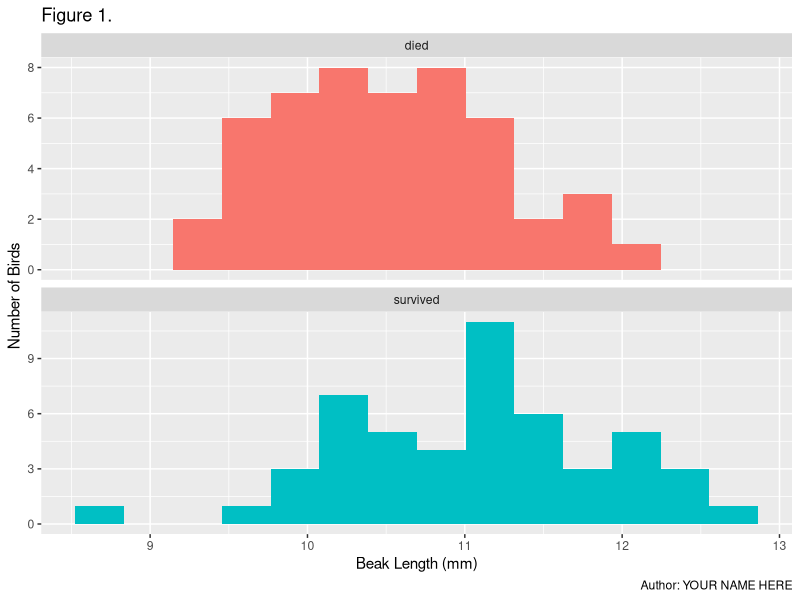
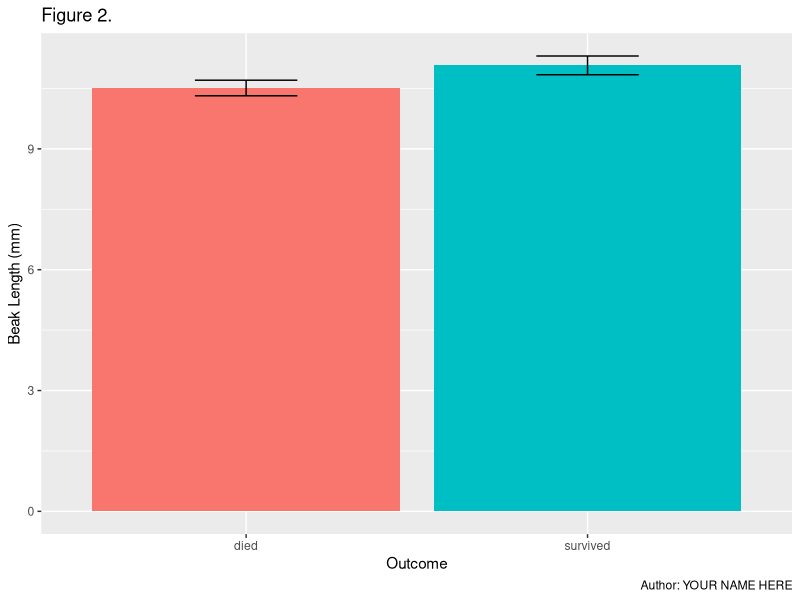
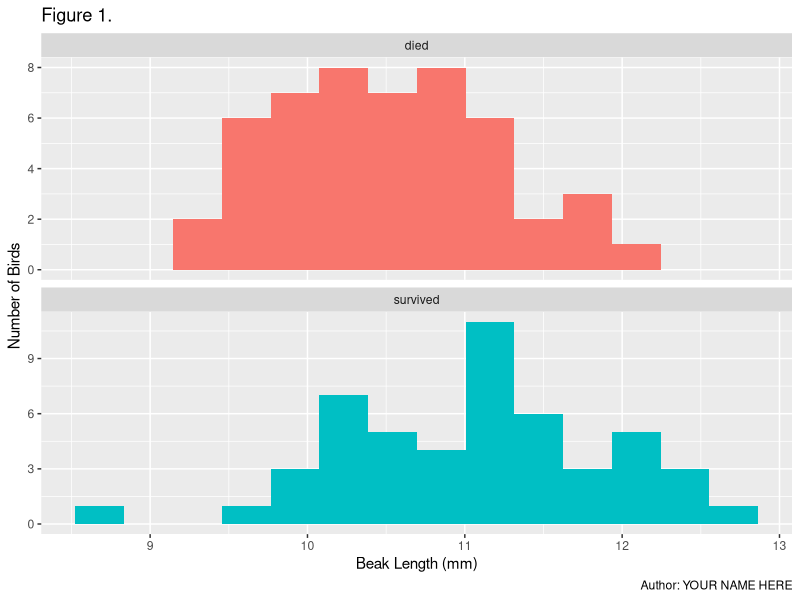
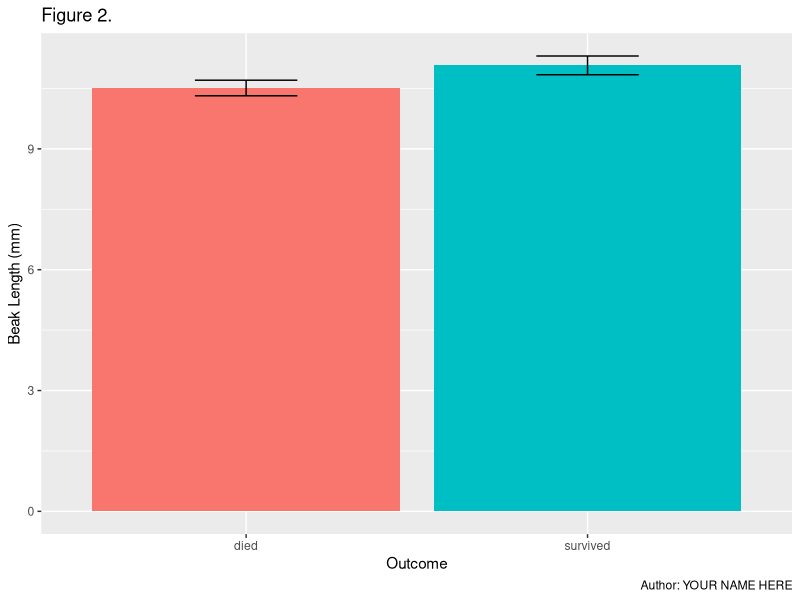

Write R code to recreate these figures, in order.

# load packages -----------------------------------------------------------

# run every time you restart RStudio
library(readxl)     # load readxl, for reading Excel files
library(tidyverse)  # load tidyverse, for working with datasets


# read data ---------------------------------------------------------------

finches <- read_excel("finches_data.xlsx")  # read the finches data
finches                                     # print finches data in console
glimpse(finches)                            # another way to view data


# histogram ---------------------------------------------------------------

# histogram of beak length, grouped by survival, with labels
ggplot(
  data = finches,                     # use the finches dataset
  mapping = aes(x = beak_length,      # put beak length on the x axis
                fill = outcome)       # fill sets the color of the boxes
) +
  geom_histogram(bins = 14) +         # add the histogram, use 14 bins
  facet_wrap(~ outcome, ncol = 1,     # outcome is the grouping variable
    scales = "free_y") +              # allow y axes to vary on each facet
  guides(fill = "none") +             # don't show a legend for fill color
  labs(
    title = "Figure 1.",                # change number if necessary
    x = "Beak Length (mm)",             # human-readable x-axis label
    y = "Number of Birds",              # human-readable y-axis label
    caption = "Author: YOUR NAME HERE"  # your name so we know who made it
  )

# save your most recent plot
ggsave("beak_length_histogram.png",   # you choose a name for the file
       width = 3.5, height = 3.5)     # dimensions of saved file in inches


# summarize ---------------------------------------------------------------

# summarize the dataset by outcome (survived vs. died)
beak_length_grouped_summary <- 
  finches %>% 
  group_by(outcome) %>%               # for each outcome...
  summarize(                          # calculate the following stats
    mean = mean(beak_length),
    sample_size = n(),
    standard_error = sd(beak_length) / sqrt(sample_size),
    upper_conf_limit = mean + 1.96 * standard_error,
    lower_conf_limit = mean - 1.96 * standard_error
  ) %>% 
  print()                             # print the results in the console


# bar chart ---------------------------------------------------------------

# bar chart of mean beak lengths
ggplot(
  data = beak_length_grouped_summary,   # use summary data, not "finches"
  mapping = aes(x = outcome,            # survival on the x axis
                y = mean,               # mean beak length on the y axis
                fill = outcome)         # make died/survived different colors
) +
  geom_col() +                                 # add columns
  geom_errorbar(                               # add error bars
    mapping = aes(ymin = lower_conf_limit,     #   lower 95% confidence limit
                  ymax = upper_conf_limit),    #   upper 95% confidence limit
    width = .3                                 #   width of horizontal bars
  ) +
  guides(fill = "none") +               # don't show fill color legend
  labs(
    title = "Figure 2.",                # change number if necessary
    x = "Outcome",                      # human-readable x-axis label
    y = "Beak Length (mm)",             # human-readable y-axis label
    caption = "Author: YOUR NAME HERE"  # your name so we know who made it
  )

# save the beak length bar chart
ggsave("beak_length_bar_chart.png", width = 2.5, height = 3.5)

# t-test ------------------------------------------------------------------

# perform a two-sample t-test assuming unequal variances
t.test(beak_length ~ outcome, data = finches)
